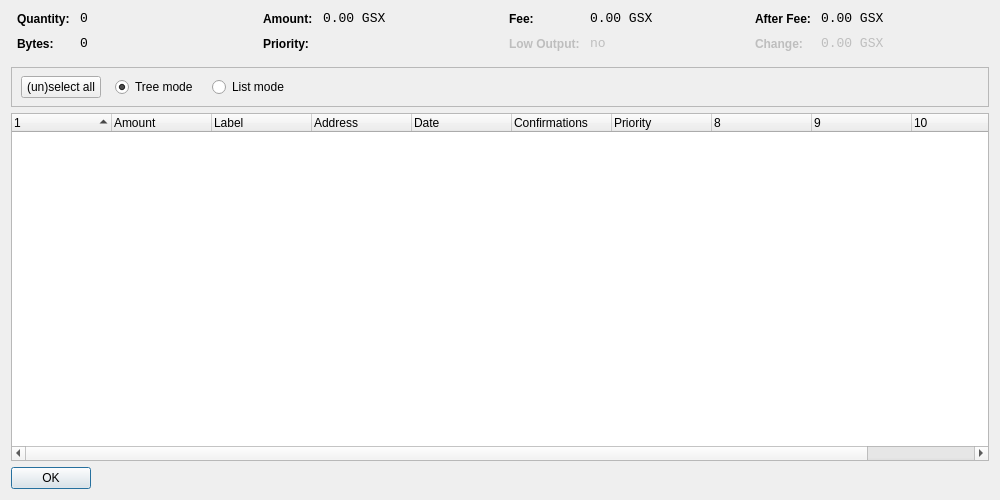
<?xml version="1.0" encoding="UTF-8"?>
<ui version="4.0">
 <class>CoinControlDialog</class>
 <widget class="QDialog" name="CoinControlDialog">
  <property name="geometry">
   <rect>
    <x>0</x>
    <y>0</y>
    <width>1000</width>
    <height>500</height>
   </rect>
  </property>
  <property name="windowTitle">
   <string>Coin Control</string>
  </property>
  <layout class="QVBoxLayout" name="verticalLayout">
   <item>
    <layout class="QHBoxLayout" name="horizontalLayoutTop" stretch="0,0,0,0">
     <property name="topMargin">
      <number>0</number>
     </property>
     <property name="bottomMargin">
      <number>10</number>
     </property>
     <item>
      <layout class="QFormLayout" name="formLayoutCoinControl1">
       <property name="horizontalSpacing">
        <number>10</number>
       </property>
       <property name="verticalSpacing">
        <number>10</number>
       </property>
       <property name="leftMargin">
        <number>6</number>
       </property>
       <property name="rightMargin">
        <number>6</number>
       </property>
       <item row="0" column="0">
        <widget class="QLabel" name="labelCoinControlQuantityText">
         <property name="styleSheet">
          <string notr="true">font-weight:bold;</string>
         </property>
         <property name="text">
          <string>Quantity:</string>
         </property>
        </widget>
       </item>
       <item row="0" column="1">
        <widget class="QLabel" name="labelCoinControlQuantity">
         <property name="font">
          <font>
           <family>Monospace</family>
           <pointsize>10</pointsize>
          </font>
         </property>
         <property name="cursor">
          <cursorShape>IBeamCursor</cursorShape>
         </property>
         <property name="contextMenuPolicy">
          <enum>Qt::ActionsContextMenu</enum>
         </property>
         <property name="text">
          <string notr="true">0</string>
         </property>
         <property name="textInteractionFlags">
          <set>Qt::LinksAccessibleByMouse|Qt::TextSelectableByKeyboard|Qt::TextSelectableByMouse</set>
         </property>
        </widget>
       </item>
       <item row="1" column="0">
        <widget class="QLabel" name="labelCoinControlBytesText">
         <property name="styleSheet">
          <string notr="true">font-weight:bold;</string>
         </property>
         <property name="text">
          <string>Bytes:</string>
         </property>
        </widget>
       </item>
       <item row="1" column="1">
        <widget class="QLabel" name="labelCoinControlBytes">
         <property name="font">
          <font>
           <family>Monospace</family>
           <pointsize>10</pointsize>
          </font>
         </property>
         <property name="cursor">
          <cursorShape>IBeamCursor</cursorShape>
         </property>
         <property name="contextMenuPolicy">
          <enum>Qt::ActionsContextMenu</enum>
         </property>
         <property name="text">
          <string notr="true">0</string>
         </property>
         <property name="textInteractionFlags">
          <set>Qt::LinksAccessibleByMouse|Qt::TextSelectableByKeyboard|Qt::TextSelectableByMouse</set>
         </property>
        </widget>
       </item>
      </layout>
     </item>
     <item>
      <layout class="QFormLayout" name="formLayoutCoinControl2">
       <property name="horizontalSpacing">
        <number>10</number>
       </property>
       <property name="verticalSpacing">
        <number>10</number>
       </property>
       <property name="leftMargin">
        <number>6</number>
       </property>
       <property name="rightMargin">
        <number>6</number>
       </property>
       <item row="0" column="0">
        <widget class="QLabel" name="labelCoinControlAmountText">
         <property name="styleSheet">
          <string notr="true">font-weight:bold;</string>
         </property>
         <property name="text">
          <string>Amount:</string>
         </property>
        </widget>
       </item>
       <item row="0" column="1">
        <widget class="QLabel" name="labelCoinControlAmount">
         <property name="font">
          <font>
           <family>Monospace</family>
           <pointsize>10</pointsize>
          </font>
         </property>
         <property name="cursor">
          <cursorShape>IBeamCursor</cursorShape>
         </property>
         <property name="contextMenuPolicy">
          <enum>Qt::ActionsContextMenu</enum>
         </property>
         <property name="text">
          <string notr="true">0.00 GSX</string>
         </property>
         <property name="textInteractionFlags">
          <set>Qt::LinksAccessibleByMouse|Qt::TextSelectableByKeyboard|Qt::TextSelectableByMouse</set>
         </property>
        </widget>
       </item>
       <item row="1" column="0">
        <widget class="QLabel" name="labelCoinControlPriorityText">
         <property name="styleSheet">
          <string notr="true">font-weight:bold;</string>
         </property>
         <property name="text">
          <string>Priority:</string>
         </property>
        </widget>
       </item>
       <item row="1" column="1">
        <widget class="QLabel" name="labelCoinControlPriority">
         <property name="font">
          <font>
           <family>Monospace</family>
           <pointsize>10</pointsize>
          </font>
         </property>
         <property name="cursor">
          <cursorShape>IBeamCursor</cursorShape>
         </property>
         <property name="contextMenuPolicy">
          <enum>Qt::ActionsContextMenu</enum>
         </property>
         <property name="text">
          <string/>
         </property>
         <property name="textInteractionFlags">
          <set>Qt::LinksAccessibleByMouse|Qt::TextSelectableByKeyboard|Qt::TextSelectableByMouse</set>
         </property>
        </widget>
       </item>
      </layout>
     </item>
     <item>
      <layout class="QFormLayout" name="formLayoutCoinControl3">
       <property name="horizontalSpacing">
        <number>10</number>
       </property>
       <property name="verticalSpacing">
        <number>10</number>
       </property>
       <property name="leftMargin">
        <number>6</number>
       </property>
       <property name="rightMargin">
        <number>6</number>
       </property>
       <item row="0" column="0">
        <widget class="QLabel" name="labelCoinControlFeeText">
         <property name="styleSheet">
          <string notr="true">font-weight:bold;</string>
         </property>
         <property name="text">
          <string>Fee:</string>
         </property>
        </widget>
       </item>
       <item row="0" column="1">
        <widget class="QLabel" name="labelCoinControlFee">
         <property name="font">
          <font>
           <family>Monospace</family>
           <pointsize>10</pointsize>
          </font>
         </property>
         <property name="cursor">
          <cursorShape>IBeamCursor</cursorShape>
         </property>
         <property name="contextMenuPolicy">
          <enum>Qt::ActionsContextMenu</enum>
         </property>
         <property name="text">
          <string notr="true">0.00 GSX</string>
         </property>
         <property name="textInteractionFlags">
          <set>Qt::LinksAccessibleByMouse|Qt::TextSelectableByKeyboard|Qt::TextSelectableByMouse</set>
         </property>
        </widget>
       </item>
       <item row="1" column="0">
        <widget class="QLabel" name="labelCoinControlLowOutputText">
         <property name="enabled">
          <bool>false</bool>
         </property>
         <property name="styleSheet">
          <string notr="true">font-weight:bold;</string>
         </property>
         <property name="text">
          <string>Low Output:</string>
         </property>
        </widget>
       </item>
       <item row="1" column="1">
        <widget class="QLabel" name="labelCoinControlLowOutput">
         <property name="enabled">
          <bool>false</bool>
         </property>
         <property name="font">
          <font>
           <family>Monospace</family>
           <pointsize>10</pointsize>
          </font>
         </property>
         <property name="cursor">
          <cursorShape>IBeamCursor</cursorShape>
         </property>
         <property name="contextMenuPolicy">
          <enum>Qt::ActionsContextMenu</enum>
         </property>
         <property name="text">
          <string notr="true">no</string>
         </property>
         <property name="textInteractionFlags">
          <set>Qt::LinksAccessibleByMouse|Qt::TextSelectableByKeyboard|Qt::TextSelectableByMouse</set>
         </property>
        </widget>
       </item>
      </layout>
     </item>
     <item>
      <layout class="QFormLayout" name="formLayoutCoinControl4">
       <property name="horizontalSpacing">
        <number>10</number>
       </property>
       <property name="verticalSpacing">
        <number>10</number>
       </property>
       <property name="leftMargin">
        <number>6</number>
       </property>
       <property name="rightMargin">
        <number>6</number>
       </property>
       <item row="0" column="0">
        <widget class="QLabel" name="labelCoinControlAfterFeeText">
         <property name="styleSheet">
          <string notr="true">font-weight:bold;</string>
         </property>
         <property name="text">
          <string>After Fee:</string>
         </property>
        </widget>
       </item>
       <item row="0" column="1">
        <widget class="QLabel" name="labelCoinControlAfterFee">
         <property name="font">
          <font>
           <family>Monospace</family>
           <pointsize>10</pointsize>
          </font>
         </property>
         <property name="cursor">
          <cursorShape>IBeamCursor</cursorShape>
         </property>
         <property name="contextMenuPolicy">
          <enum>Qt::ActionsContextMenu</enum>
         </property>
         <property name="text">
          <string notr="true">0.00 GSX</string>
         </property>
         <property name="textInteractionFlags">
          <set>Qt::LinksAccessibleByMouse|Qt::TextSelectableByKeyboard|Qt::TextSelectableByMouse</set>
         </property>
        </widget>
       </item>
       <item row="1" column="0">
        <widget class="QLabel" name="labelCoinControlChangeText">
         <property name="enabled">
          <bool>false</bool>
         </property>
         <property name="styleSheet">
          <string notr="true">font-weight:bold;</string>
         </property>
         <property name="text">
          <string>Change:</string>
         </property>
        </widget>
       </item>
       <item row="1" column="1">
        <widget class="QLabel" name="labelCoinControlChange">
         <property name="enabled">
          <bool>false</bool>
         </property>
         <property name="font">
          <font>
           <family>Monospace</family>
           <pointsize>10</pointsize>
          </font>
         </property>
         <property name="cursor">
          <cursorShape>IBeamCursor</cursorShape>
         </property>
         <property name="contextMenuPolicy">
          <enum>Qt::ActionsContextMenu</enum>
         </property>
         <property name="text">
          <string notr="true">0.00 GSX</string>
         </property>
         <property name="textInteractionFlags">
          <set>Qt::LinksAccessibleByMouse|Qt::TextSelectableByKeyboard|Qt::TextSelectableByMouse</set>
         </property>
        </widget>
       </item>
      </layout>
     </item>
    </layout>
   </item>
   <item>
    <widget class="QFrame" name="frame">
     <property name="minimumSize">
      <size>
       <width>0</width>
       <height>40</height>
      </size>
     </property>
     <property name="frameShape">
      <enum>QFrame::StyledPanel</enum>
     </property>
     <property name="frameShadow">
      <enum>QFrame::Sunken</enum>
     </property>
     <widget class="QWidget" name="horizontalLayoutWidget">
      <property name="geometry">
       <rect>
        <x>10</x>
        <y>0</y>
        <width>781</width>
        <height>41</height>
       </rect>
      </property>
      <layout class="QHBoxLayout" name="horizontalLayoutPanel" stretch="0,0,0,0,0">
       <property name="spacing">
        <number>14</number>
       </property>
       <item>
        <widget class="QPushButton" name="pushButtonSelectAll">
         <property name="sizePolicy">
          <sizepolicy hsizetype="Maximum" vsizetype="Fixed">
           <horstretch>0</horstretch>
           <verstretch>0</verstretch>
          </sizepolicy>
         </property>
         <property name="text">
          <string>(un)select all</string>
         </property>
        </widget>
       </item>
       <item>
        <widget class="QRadioButton" name="radioTreeMode">
         <property name="sizePolicy">
          <sizepolicy hsizetype="Maximum" vsizetype="Fixed">
           <horstretch>0</horstretch>
           <verstretch>0</verstretch>
          </sizepolicy>
         </property>
         <property name="text">
          <string>Tree mode</string>
         </property>
         <property name="checked">
          <bool>true</bool>
         </property>
        </widget>
       </item>
       <item>
        <widget class="QRadioButton" name="radioListMode">
         <property name="sizePolicy">
          <sizepolicy hsizetype="Maximum" vsizetype="Fixed">
           <horstretch>0</horstretch>
           <verstretch>0</verstretch>
          </sizepolicy>
         </property>
         <property name="text">
          <string>List mode</string>
         </property>
        </widget>
       </item>
       <item>
        <spacer name="horizontalSpacer">
         <property name="orientation">
          <enum>Qt::Horizontal</enum>
         </property>
         <property name="sizeHint" stdset="0">
          <size>
           <width>40</width>
           <height>20</height>
          </size>
         </property>
        </spacer>
       </item>
      </layout>
     </widget>
    </widget>
   </item>
   <item>
    <widget class="CoinControlTreeWidget" name="treeWidget">
     <property name="contextMenuPolicy">
      <enum>Qt::CustomContextMenu</enum>
     </property>
     <property name="sortingEnabled">
      <bool>false</bool>
     </property>
     <property name="columnCount">
      <number>11</number>
     </property>
     <attribute name="headerShowSortIndicator" stdset="0">
      <bool>true</bool>
     </attribute>
     <attribute name="headerStretchLastSection">
      <bool>false</bool>
     </attribute>
     <column>
      <property name="text">
       <string/>
      </property>
     </column>
     <column>
      <property name="text">
       <string>Amount</string>
      </property>
     </column>
     <column>
      <property name="text">
       <string>Label</string>
      </property>
     </column>
     <column>
      <property name="text">
       <string>Address</string>
      </property>
     </column>
     <column>
      <property name="text">
       <string>Date</string>
      </property>
     </column>
     <column>
      <property name="text">
       <string>Confirmations</string>
      </property>
      <property name="toolTip">
       <string>Confirmed</string>
      </property>
     </column>
     <column>
      <property name="text">
       <string>Priority</string>
      </property>
     </column>
     <column>
      <property name="text">
       <string/>
      </property>
     </column>
     <column>
      <property name="text">
       <string/>
      </property>
     </column>
     <column>
      <property name="text">
       <string/>
      </property>
     </column>
     <column>
      <property name="text">
       <string/>
      </property>
     </column>
    </widget>
   </item>
   <item>
    <widget class="QDialogButtonBox" name="buttonBox">
     <property name="sizePolicy">
      <sizepolicy hsizetype="Maximum" vsizetype="Fixed">
       <horstretch>0</horstretch>
       <verstretch>0</verstretch>
      </sizepolicy>
     </property>
     <property name="orientation">
      <enum>Qt::Horizontal</enum>
     </property>
     <property name="standardButtons">
      <set>QDialogButtonBox::Ok</set>
     </property>
    </widget>
   </item>
  </layout>
 </widget>
 <customwidgets>
  <customwidget>
   <class>CoinControlTreeWidget</class>
   <extends>QTreeWidget</extends>
   <header>coincontroltreewidget.h</header>
  </customwidget>
 </customwidgets>
 <resources/>
 <connections/>
</ui>
